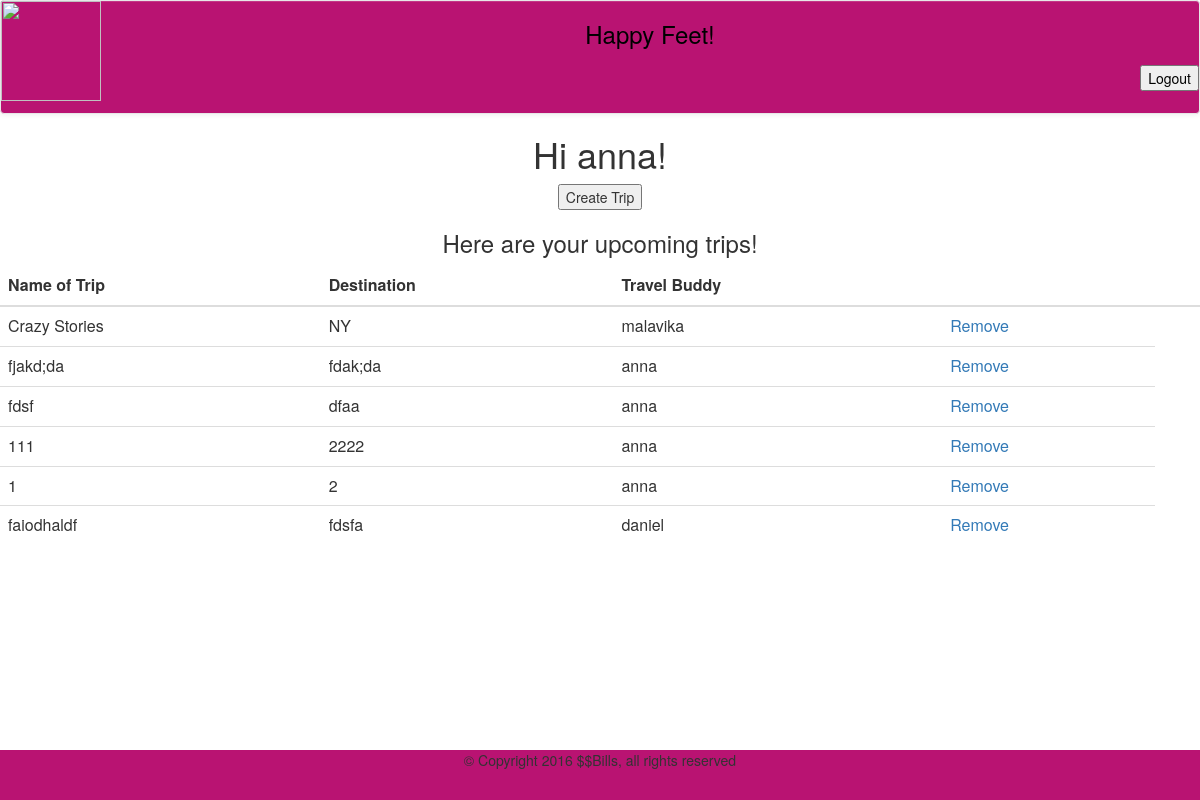
Page / (signed in) on the earlier database version.
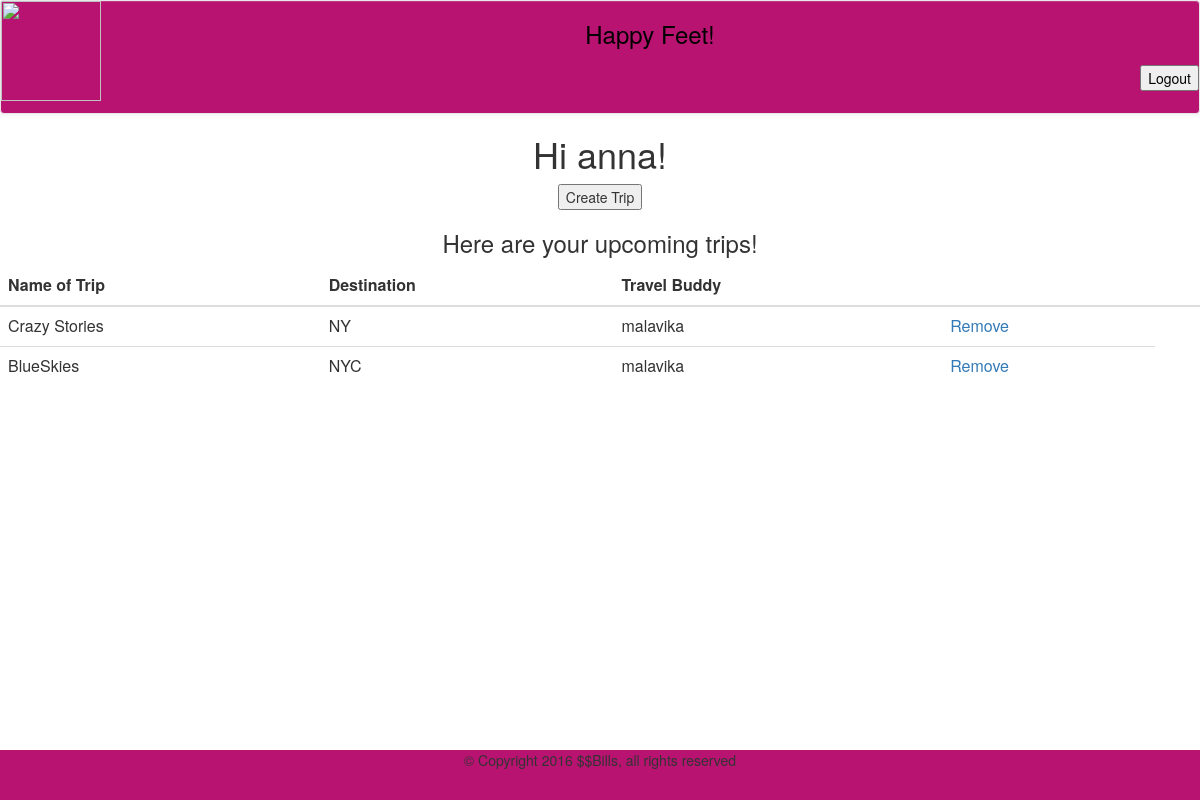
Same page on the later database version.
### tables this page shows
CREATE TABLE trips (
	-- trip_number integer not null,
	trip_name text not null,
	destination text not null,
	username text not null,
	friend text not null,
	foreign key(username) references users(username),
	primary key(trip_name, username)
);

### app/views.py (the view)
@app.route('/')
def index():
    username = ''
    if 'username' in session:
        username = session['username']
        trips = models.get_trips(username)
        return render_template('trips.html', name=username, trips=trips)
    else:
        return redirect('/login')

### app/models.py (called while the page is built)
def get_trips(user): # For a user, return their trips
    with sql.connect("app.db") as con:
        con.row_factory = sql.Row
        cur = con.cursor()
        sql_query = "select *  from trips where username = '" + user + "'"
        result = cur.execute(sql_query).fetchall()
    return result

### app/templates/trips.html (shortened to what this page needs)
{% extends "base.html" %}
{% block login_out %}
  <form action="logout" id="logout">
    <input class="navbar-btn" id="logout-button" type="submit" value="Logout">
  </form>
{% endblock %}
{% block content %}
<h1> Hi {{ name }}! </h1>
<form action="create_trip_button" id="create_trip_button">
	<input class="action-button" id="create-trip-button" type="submit" value="Create Trip">
</form>
        <h3>Here are your upcoming trips!</h3>
        <table id="trips" class="table">
          <thead>
            <tr>
              <th data-field="trip_name">Name of Trip</th>
              <th data-field="destination">Destination</th>
              <th data-field="friend">Travel Buddy</th>
              <th id="remove-button"><th>
            </tr>
          </thead>
          {% for trip in trips %}
            <tr>
              <td>{{ trip['trip_name'] }}</td>
              <td>{{ trip['destination'] }}</td>
              <td>{{ trip['friend'] }}</td>
              <td>
                <a href="{{ url_for('remove', value=trip['trip_name']) }}">Remove</a>
              </td>
            </tr>
          {% endfor %}
          </table>
{% endblock %}

Differences in the rows shown:
removed trips: trip_name "fjakd;da", destination "fdak;da", friend "anna"
removed trips: trip_name "fdsf", destination "dfaa", friend "anna"
removed trips: trip_name "111", destination "2222", friend "anna"
removed trips: trip_name "1", destination "2", friend "anna"
removed trips: trip_name "faiodhaldf", destination "fdsfa", friend "daniel"
now on this page (row edited): trips: trip_name "BlueSkies", destination "NYC", friend "malavika"
